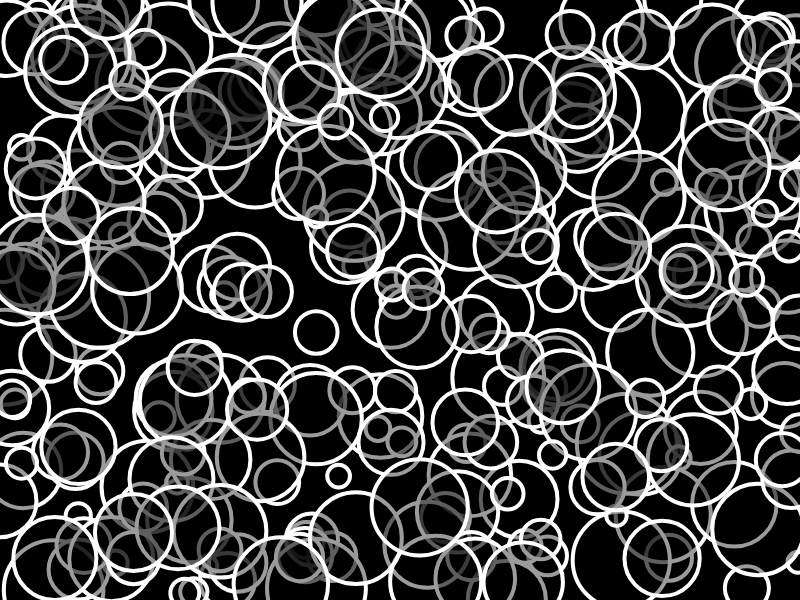
Frame 1 (no input)
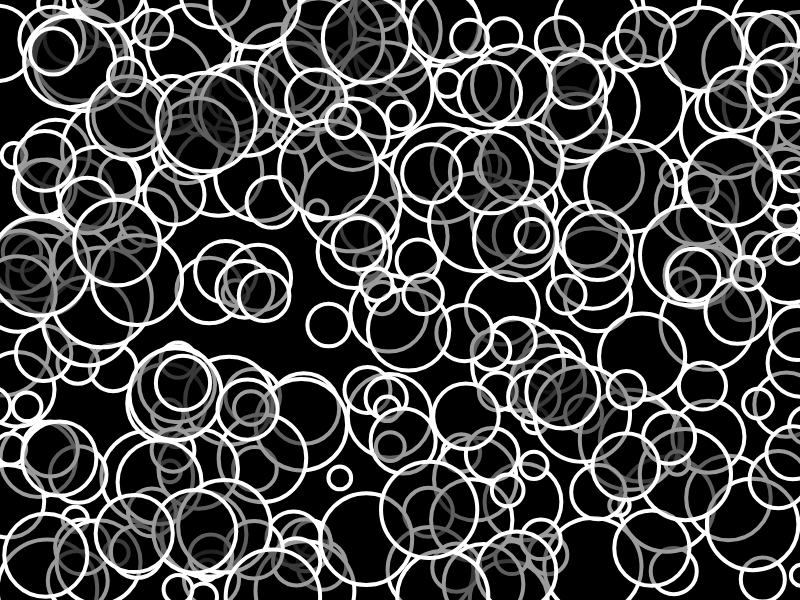
Frame 60 (no input)
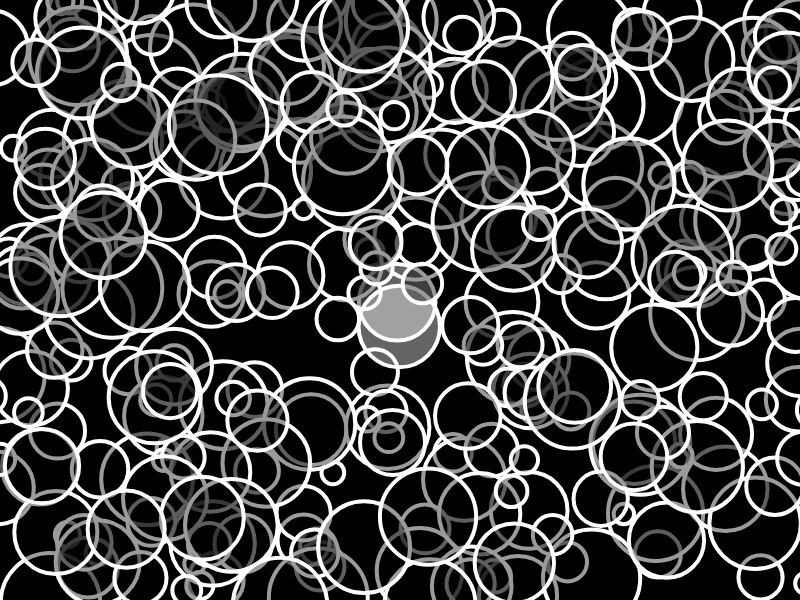
Frame 120 (the mouse pressed at the canvas centre since frame 60)

The p5.js sketch that drew these frames (run headless with seeded random() and noise() and a simulated clock; from frame 60 on, the mouse is pressed at the canvas centre):

// p5.js sketch
// ── sketch.js
let bubbles = [];

function setup() {
    createCanvas(displayWidth, displayHeight);
    for (let i = 0; i < 300; i++) { // 10 Kreise werden gebildet
        let x = random(width);
        let y = random(height);
        let r = random(10, 50);
        let b = new Bubble(x, y, r);
        bubbles.push(b);
    }
}

function mouseClicked() {
    bubbles.forEach(bubble => {
        if (bubble.touched()) {
            bubbles.splice(bubbles.indexOf(bubble), 1)
        }
    });
}

function draw() {
    background(0);
    for (let i = 0; i < bubbles.length; i++) {
        bubbles[i].move();
        bubbles[i].show();
    }
}

//--------------Bubble KLASSE------------------------------------
class Bubble {
    constructor(tempX, tempY, tempRadius) {
        this.x = tempX;
        this.y = tempY;
        this.radius = tempRadius;
        this.brightness = 0; // Schwarz während der Initialisierung
    }

    move() {
        this.x = this.x + random(-2, 2);
        this.y = this.y + random(-2, 2);
    }

    touched() {
        return dist(mouseX, mouseY, this.x, this.y) < this.radius
    }

    show() {
        if (this.touched()) {
            this.brightness = 255;
        }
        stroke(255);
        strokeWeight(4);
        fill(this.brightness, 100);
        ellipse(this.x, this.y, this.radius * 2);
        this.brightness = 0;
    }
} //----------------ENDE der Bubble-KLASSE----------------------------
